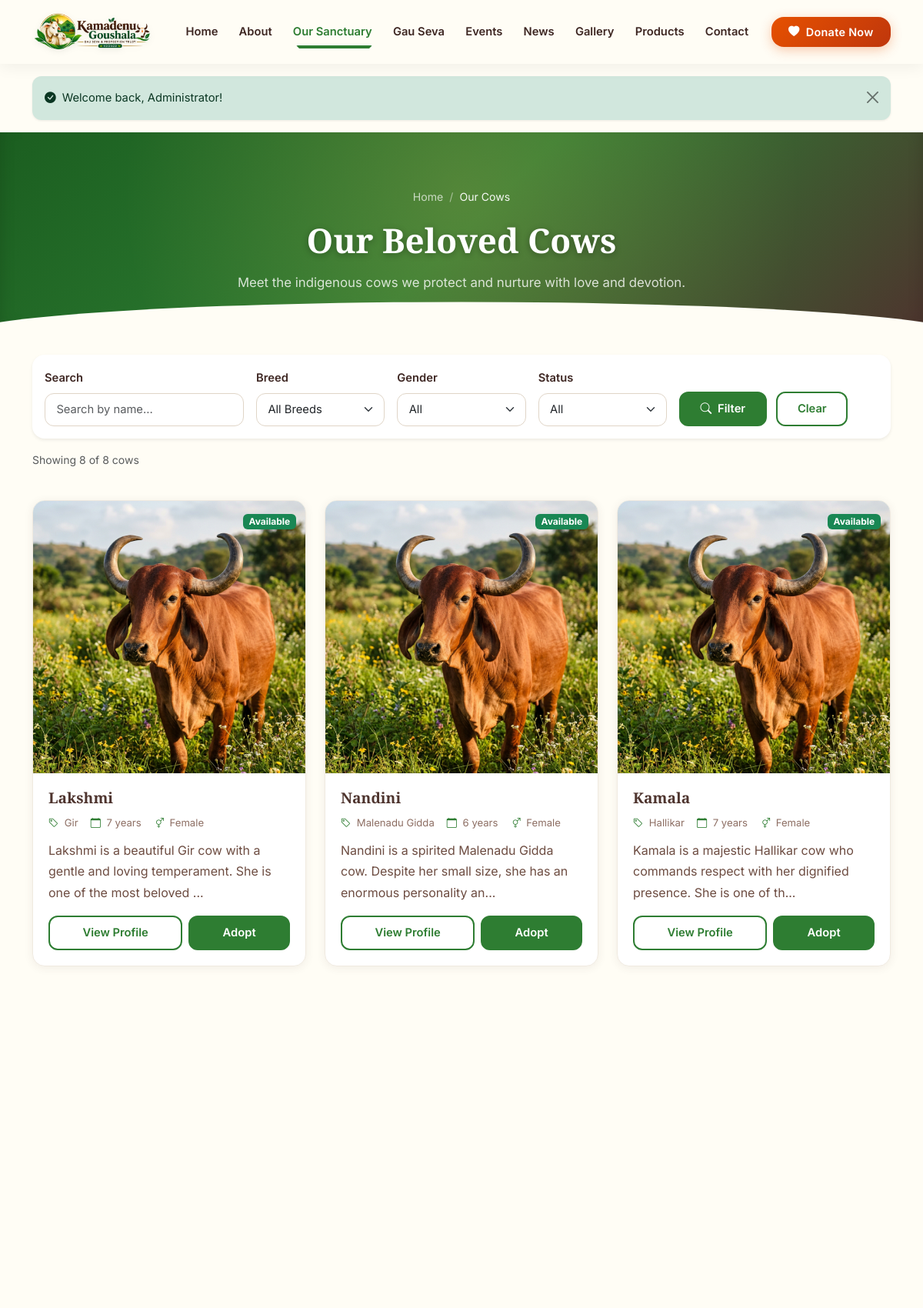
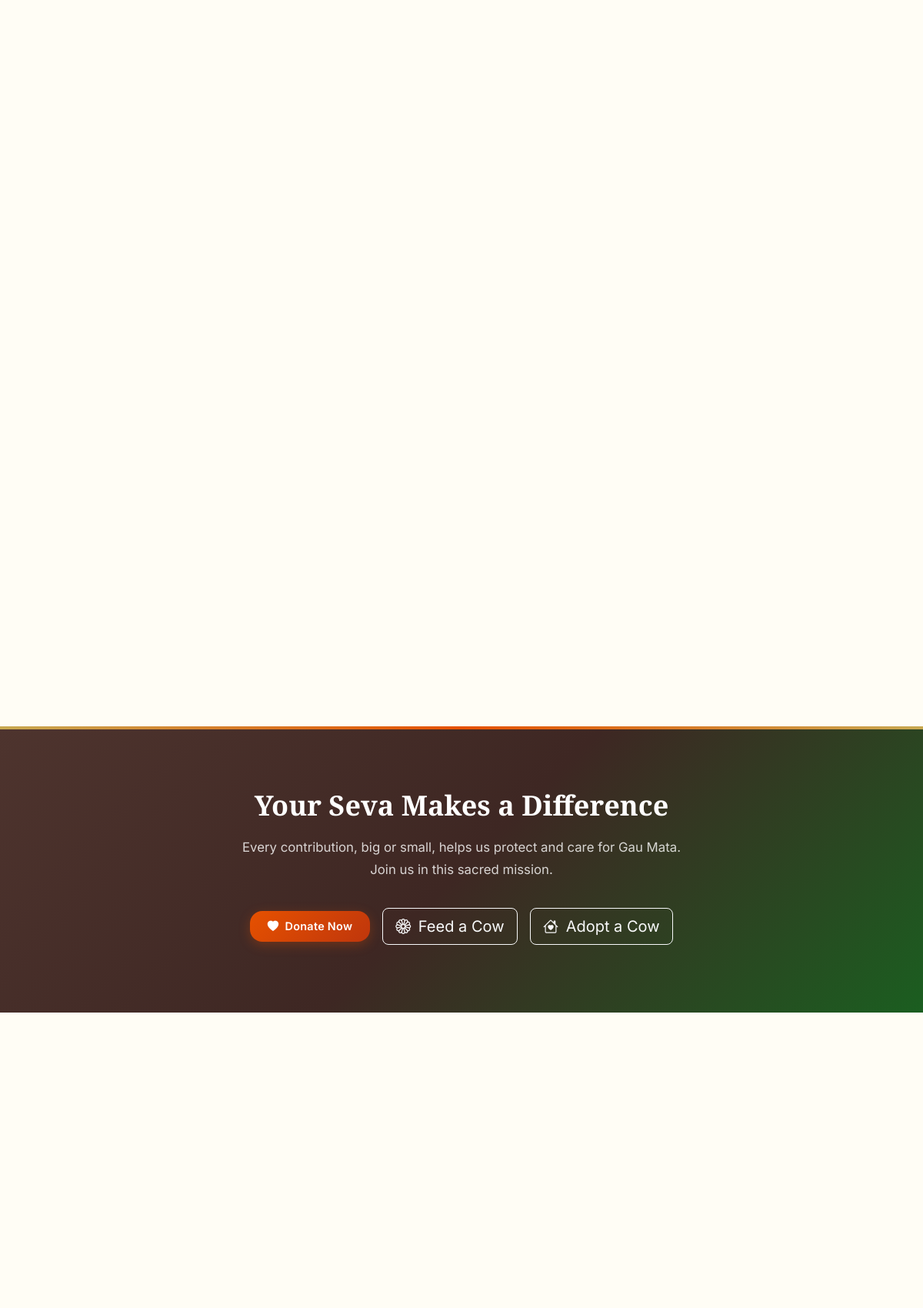
Page /cows.php (signed in, upper part) on the committed database (2 pictures, top to bottom).
### tables this page shows
CREATE TABLE `cows` (
    `id` INT UNSIGNED AUTO_INCREMENT PRIMARY KEY,
    `name` VARCHAR(100) NOT NULL,
    `breed_id` INT UNSIGNED DEFAULT NULL,
    `gender` ENUM('Female', 'Male', 'Calf') NOT NULL DEFAULT 'Female',
    `date_of_birth` DATE DEFAULT NULL,
    `description` TEXT DEFAULT NULL,
    `rescue_story` TEXT DEFAULT NULL,
    `health_status` VARCHAR(100) DEFAULT 'Healthy',
    `photo` VARCHAR(255) DEFAULT NULL,
    `is_adoptable` TINYINT(1) NOT NULL DEFAULT 1,
    `is_featured` TINYINT(1) NOT NULL DEFAULT 0,
    `status` ENUM('Available', 'Adopted', 'Permanent Resident', 'Medical Care', 'Rescued') NOT NULL DEFAULT 'Available',
    `monthly_adoption_amount` DECIMAL(10,2) NOT NULL DEFAULT 2500.00,
    `created_at` DATETIME NOT NULL DEFAULT CURRENT_TIMESTAMP,
    `updated_at` DATETIME NOT NULL DEFAULT CURRENT_TIMESTAMP ON UPDATE CURRENT_TIMESTAMP,
    INDEX `idx_cows_breed` (`breed_id`),
    INDEX `idx_cows_status` (`status`),
    INDEX `idx_cows_featured` (`is_featured`),
    INDEX `idx_cows_adoptable` (`is_adoptable`),
    CONSTRAINT `fk_cows_breed` FOREIGN KEY (`breed_id`) REFERENCES `breeds`(`id`) ON DELETE SET NULL ON UPDATE CASCADE
);

CREATE TABLE `breeds` (
    `id` INT UNSIGNED AUTO_INCREMENT PRIMARY KEY,
    `name` VARCHAR(100) NOT NULL,
    `slug` VARCHAR(120) NOT NULL UNIQUE,
    `origin` VARCHAR(150) DEFAULT NULL,
    `description` TEXT DEFAULT NULL,
    `milk_quality` TEXT DEFAULT NULL,
    `characteristics` TEXT DEFAULT NULL,
    `image` VARCHAR(255) DEFAULT NULL,
    `sort_order` INT NOT NULL DEFAULT 0,
    `is_active` TINYINT(1) NOT NULL DEFAULT 1,
    `created_at` DATETIME NOT NULL DEFAULT CURRENT_TIMESTAMP,
    `updated_at` DATETIME NOT NULL DEFAULT CURRENT_TIMESTAMP ON UPDATE CURRENT_TIMESTAMP,
    INDEX `idx_breeds_active` (`is_active`, `sort_order`)
);

### includes/functions.php (called while the page is built, shortened)
<?php
function e(?string $value): string {
    return htmlspecialchars((string)$value, ENT_QUOTES | ENT_HTML5, 'UTF-8');
}
function calculateAge(?string $dob): string {
    try {
        $birth = new DateTime($dob);
        $now = new DateTime();
        $diff = $now->diff($birth);
        if ($diff->y > 0) {
            return $diff->y . ' year' . ($diff->y > 1 ? 's' : '');
        } elseif ($diff->m > 0) {
            return $diff->m . ' month' . ($diff->m > 1 ? 's' : '');
        } else {
            return $diff->d . ' day' . ($diff->d > 1 ? 's' : '');
        }
    } catch (Exception $e) {
        return 'Unknown';
    }
}
function truncateText(string $text, int $length = 150, string $suffix = '...'): string {
    $text = strip_tags($text);
    return mb_substr($text, 0, $length) . $suffix;
}
function getStatusBadgeClass(string $status): string {
    $map = [
        'Available'          => 'bg-success',
        'Adopted'            => 'bg-primary',
        'Permanent Resident' => 'bg-info',
        'Medical Care'       => 'bg-warning text-dark',
        'Rescued'            => 'bg-secondary',
        'Upcoming'           => 'bg-primary',
        'Ongoing'            => 'bg-success',
        'Completed'          => 'bg-secondary',
        'Cancelled'          => 'bg-danger',
        'Draft'              => 'bg-secondary',
        'Published'          => 'bg-success',
        'Archived'           => 'bg-dark',
        'Pending'            => 'bg-warning text-dark',
        'Success'            => 'bg-success',
        'Failed'             => 'bg-danger',
        'Refunded'           => 'bg-info',
        'In Stock'           => 'bg-success',
        'Out of Stock'       => 'bg-danger',
        'Pre-Order'          => 'bg-warning text-dark',
    ];
    return $map[$status] ?? 'bg-secondary';
}
function getCowPhotoUrl(?string $photo, string $name = 'Cow'): string {
    if (file_exists(UPLOADS_PATH . '/cows/gir-cow-1.jpg')) {
        return UPLOADS_URL . '/cows/gir-cow-1.jpg';
    }
    return getPlaceholderImage($name, 400, 400);
}
function getCurrentPage(): int {
    $page = isset($_GET['page']) ? (int)$_GET['page'] : 1;
    return max(1, $page);
}
function buildPagination(int $totalItems, int $perPage, int $currentPage): array {
    $totalPages = max(1, (int)ceil($totalItems / $perPage));
    $currentPage = max(1, min($currentPage, $totalPages));
    $offset = ($currentPage - 1) * $perPage;
    return [
        'total_items'  => $totalItems,
        'per_page'     => $perPage,
        'current_page' => $currentPage,
        'total_pages'  => $totalPages,
        'offset'       => $offset,
        'has_prev'     => $currentPage > 1,
        'has_next'     => $currentPage < $totalPages,
    ];
}
function getParam(string $key, string $default = '', string $method = 'GET'): string {
    $source = $method === 'POST' ? $_POST : $_GET;
    $value = $source[$key] ?? $default;
    return trim((string)$value);
}

### config/database.php (called while the page is built, shortened)
<?php
function getDB(): PDO {
    static $pdo = null;
    if ($pdo === null) {
        $dsn = sprintf(
            'mysql:host=%s;dbname=%s;charset=%s',
            DB_HOST,
            DB_NAME,
            DB_CHARSET
        );
        $options = [
            PDO::ATTR_ERRMODE            => PDO::ERRMODE_EXCEPTION,
            PDO::ATTR_DEFAULT_FETCH_MODE => PDO::FETCH_ASSOC,
            PDO::ATTR_EMULATE_PREPARES   => false,
            PDO::MYSQL_ATTR_INIT_COMMAND => "SET NAMES utf8mb4 COLLATE utf8mb4_unicode_ci"
        ];
        try {
            $pdo = new PDO($dsn, DB_USER, DB_PASS, $options);
        } catch (PDOException $e) {
            error_log('Database Connection Error: ' . $e->getMessage());
            if (defined('IS_ADMIN')) {
                throw $e;
            }
            http_response_code(500);
            if (file_exists(__DIR__ . '/../500.php')) {
                include __DIR__ . '/../500.php';
            } else {
                echo '<h1>Service Temporarily Unavailable</h1><p>We are experiencing technical difficulties. Please try again later.</p>';
            }
            exit;
        }
    }
    return $pdo;
}

### cows.php (the view, shortened to what this page needs)
<?php
$searchQuery = getParam('search');
$where = '1=1';
$params = [];
$countStmt = getDB()->prepare("SELECT COUNT(*) as count FROM cows c LEFT JOIN breeds b ON c.breed_id = b.id WHERE {$where}");
$countStmt->execute($params);
$totalItems = (int)$countStmt->fetch()['count'];
$page = getCurrentPage();
$pagination = buildPagination($totalItems, ITEMS_PER_PAGE, $page);
$sql = "SELECT c.*, b.name as breed_name, b.slug as breed_slug
        FROM cows c LEFT JOIN breeds b ON c.breed_id = b.id
        WHERE {$where}
        ORDER BY c.is_featured DESC, c.created_at DESC
        LIMIT {$pagination['per_page']} OFFSET {$pagination['offset']}";
$stmt = getDB()->prepare($sql);
$stmt->execute($params);
$cows = $stmt->fetchAll();
include BASE_PATH . '/includes/header.php';
include BASE_PATH . '/includes/navbar.php';
?>
<section class="page-header">
    <div class="container">
        <nav class="breadcrumb-nav" aria-label="breadcrumb">
            <ol class="breadcrumb">
                <li class="breadcrumb-item"><a href="<?= SITE_URL ?>/">Home</a></li>
                <li class="breadcrumb-item active">Our Cows</li>
            </ol>
        </nav>
        <h1>Our Beloved Cows</h1>
        <p>Meet the indigenous cows we protect and nurture with love and devotion.</p>
    </div>
</section>
<section class="py-4">
    <div class="container">
        <div class="card border-0 shadow-sm rounded-4 p-3">
            <form method="GET" class="row g-3 align-items-end">
                <div class="col-lg-3 col-md-6">
                    <label class="form-label small fw-semibold">Search</label>
                    <input type="text" name="search" class="form-control" placeholder="Search by name..." value="<?= e($searchQuery) ?>" id="searchInput">
                </div>
                <div class="col-lg-2 col-md-6">
                    <label class="form-label small fw-semibold">Breed</label>
                    <select name="breed" class="form-select">
                        <option value="">All Breeds</option>
                    </select>
                </div>
                <div class="col-lg-2 col-md-6">
                    <label class="form-label small fw-semibold">Gender</label>
                    <select name="gender" class="form-select">
                        <option value="">All</option>
                    </select>
                </div>
                <div class="col-lg-2 col-md-6">
                    <label class="form-label small fw-semibold">Status</label>
                    <select name="status" class="form-select">
                        <option value="">All</option>
                    </select>
                </div>
                <div class="col-lg-3 col-md-12">
                    <button type="submit" class="btn btn-primary-custom me-2"><i class="bi bi-search me-1"></i> Filter</button>
                    <a href="<?= SITE_URL ?>/cows.php" class="btn btn-outline-custom">Clear</a>
                </div>
            </form>
        </div>
        <p class="text-muted mt-3 small">Showing <?= count($cows) ?> of <?= $totalItems ?> cows</p>
    </div>
</section>
<section class="section pt-0">
    <div class="container">
        <?php if (empty($cows)): ?>
        <div class="text-center py-5">
            <i class="bi bi-heart text-muted" style="font-size: 3rem;"></i>
            <h3 class="mt-3">No cows found</h3>
            <p class="text-muted">Try adjusting your filters or search query.</p>
            <a href="<?= SITE_URL ?>/cows.php" class="btn btn-primary-custom">View All Cows</a>
        </div>
        <?php else: ?>
        <div class="row g-4">
            <?php foreach ($cows as $cow): ?>
            <div class="col-lg-4 col-md-6 animate-on-scroll" data-searchable="<?= e($cow['name'] . ' ' . ($cow['breed_name'] ?? '') . ' ' . $cow['status']) ?>">
                <div class="cow-card">
                    <div class="cow-img-wrapper">
                        <img src="<?= getCowPhotoUrl($cow['photo'], $cow['name']) ?>" alt="<?= e($cow['name']) ?>" loading="lazy">
                        <span class="cow-status">
                            <span class="badge <?= getStatusBadgeClass($cow['status']) ?>"><?= e($cow['status']) ?></span>
                        </span>
                    </div>
                    <div class="cow-info">
                        <h3 class="cow-name"><?= e($cow['name']) ?></h3>
                        <div class="cow-meta">
                            <span><i class="bi bi-tag"></i> <?= e($cow['breed_name'] ?? 'Indigenous') ?></span>
                            <span><i class="bi bi-calendar"></i> <?= calculateAge($cow['date_of_birth']) ?></span>
                            <span><i class="bi bi-gender-ambiguous"></i> <?= e($cow['gender']) ?></span>
                        </div>
                        <p class="card-text"><?= e(truncateText($cow['description'] ?? '', 100)) ?></p>
                        <div class="cow-actions">
                            <a href="<?= SITE_URL ?>/cow-details.php?id=<?= (int)$cow['id'] ?>" class="btn btn-outline-custom btn-sm flex-fill">View Profile</a>
                            <?php if ($cow['is_adoptable'] && $cow['status'] === 'Available'): ?>
                            <a href="<?= SITE_URL ?>/adopt-a-cow.php?cow=<?= (int)$cow['id'] ?>" class="btn btn-primary-custom btn-sm flex-fill">Adopt</a>
                            <?php endif; ?>
                        </div>
                    </div>
                </div>
            </div>
            <?php endforeach; ?>
        </div>
        <?php endif; ?>
    </div>
</section>
<?php include BASE_PATH . '/includes/footer.php'; ?>

### assets/css/animations.css (style rules this page uses)
body { animation: pageEntrance 0.5s ease-out forwards; }
.animate-on-scroll { opacity: 0; transition-property: opacity, transform, filter; transition-duration: 0.7s; transition-timing-function: cubic-bezier(0.25, 0.46, 0.45, 0.94); will-change: opacity, transform; }
.animate-on-scroll, .animate-on-scroll.fade-up { transform: translateY(40px); }
.animate-on-scroll.animated { opacity: 1; transform: translateY(0) translateX(0) scale(1) rotate(0deg) rotateX(0deg); filter: blur(0); }
.page-header .breadcrumb-nav { animation: headerBreadcrumb 0.5s ease-out 0.2s both; }
.page-header h1 { animation: headerTitleIn 0.6s cubic-bezier(0.25, 0.46, 0.45, 0.94) 0.35s both; }
.page-header p { animation: headerTitleIn 0.6s cubic-bezier(0.25, 0.46, 0.45, 0.94) 0.5s both; }
.cow-card, .seva-card, .custom-card, .breed-card, .product-card, .event-card, .testimonial-card { transition: transform 0.35s cubic-bezier(0.25, 0.46, 0.45, 0.94), box-shadow 0.35s ease; }
.cow-img-wrapper img, .card-img-wrapper img, .breed-card img, .gallery-item img { transition: transform 0.5s cubic-bezier(0.25, 0.46, 0.45, 0.94); }
.btn-primary-custom, .btn-outline-custom, .btn-donate { transition: all 0.3s cubic-bezier(0.25, 0.46, 0.45, 0.94); position: relative; overflow: hidden; }
.btn-primary-custom::after, .btn-donate::after { content: ''; position: absolute; top: 0; left: -100%; width: 100%; height: 100%; background: linear-gradient(90deg, transparent, rgba(255,255,255,0.15), transparent); transition: left 0.5s ease; pointer-events: none; }
.footer-links a, .breadcrumb a { position: relative; display: inline-block; }
.cow-status .badge { transition: transform 0.2s ease; }

### rows in the picture
cows: status "Available", name "Lakshmi", breed.name "Gir", date_of_birth "7 years", gender "Female", description "Lakshmi is a beautiful Gir cow with a gentle and loving temperament. She is one of the most beloved ..."
cows: status "Available", name "Nandini", breed.name "Malenadu Gidda", date_of_birth "6 years", gender "Female", description "Nandini is a spirited Malenadu Gidda cow. Despite her small size, she has an enormous personality an..."
cows: status "Available", name "Kamala", breed.name "Hallikar", date_of_birth "7 years", gender "Female", description "Kamala is a majestic Hallikar cow who commands respect with her dignified presence. She is one of th..."

### other values in the picture
$msg['message'] "Welcome back, Administrator!"
count($cows) "8"
$totalItems "8"
